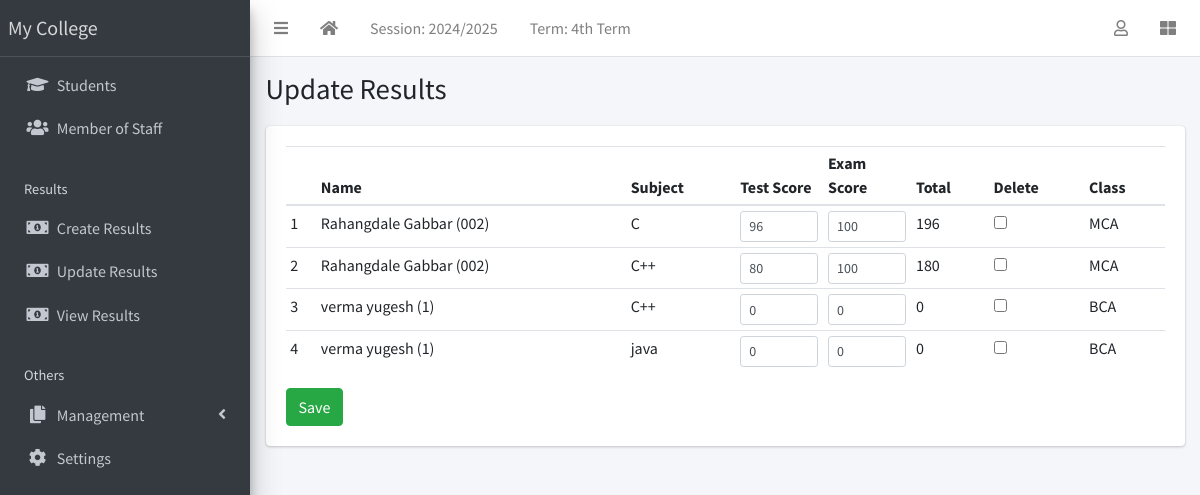
Screenshot of /result/edit-results/ (signed in) with the database file from the repository.
### apps/corecode/models.py (models this page shows, shortened)
class AcademicSession(models.Model):
    name = models.CharField(max_length=200, unique=True)
    current = models.BooleanField(default=True)
    class Meta:
        ordering = ["-name"]

class AcademicTerm(models.Model):
    name = models.CharField(max_length=20, unique=True)
    current = models.BooleanField(default=True)
    class Meta:
        ordering = ["name"]

class Subject(models.Model):
    name = models.CharField(max_length=200, unique=True)
    class Meta:
        ordering = ["name"]
    def __str__(self):
        return self.name

class StudentClass(models.Model):
    name = models.CharField(max_length=200, unique=True)
    class Meta:
        verbose_name = "Class"
        verbose_name_plural = "Classes"
        ordering = ["name"]
    def __str__(self):
        return self.name

### apps/result/models.py (models this page shows, shortened)
class Result(models.Model):
    student = models.ForeignKey(Student, on_delete=models.CASCADE)
    session = models.ForeignKey(AcademicSession, on_delete=models.CASCADE)
    term = models.ForeignKey(AcademicTerm, on_delete=models.CASCADE)
    current_class = models.ForeignKey(StudentClass, on_delete=models.CASCADE)
    subject = models.ForeignKey(Subject, on_delete=models.CASCADE)
    test_score = models.IntegerField(default=0)
    exam_score = models.IntegerField(default=0)
    class Meta:
        ordering = ["subject"]
    def total_score(self):
        return self.test_score + self.exam_score

### apps/students/models.py (models this page shows, shortened)
class Student(models.Model):
    STATUS_CHOICES = [("active", "Active"), ("inactive", "Inactive")]
    GENDER_CHOICES = [("male", "Male"), ("female", "Female")]
    current_status = models.CharField(
        max_length=10, choices=STATUS_CHOICES, default="active"
    )
    registration_number = models.CharField(max_length=200, unique=True)
    surname = models.CharField(max_length=200)
    firstname = models.CharField(max_length=200)
    other_name = models.CharField(max_length=200, blank=True)
    gender = models.CharField(max_length=10, choices=GENDER_CHOICES, default="male")
    date_of_birth = models.DateField(default=timezone.now)
    current_class = models.ForeignKey(
        StudentClass, on_delete=models.SET_NULL, blank=True, null=True
    )
    date_of_admission = models.DateField(default=timezone.now)
    mobile_num_regex = RegexValidator(
        regex="^[0-9]{10,15}$", message="Entered mobile number isn't in a right format!"
    )
    parent_mobile_number = models.CharField(
        validators=[mobile_num_regex], max_length=13, blank=True
    )
    address = models.TextField(blank=True)
    others = models.TextField(blank=True)
    passport = models.ImageField(blank=True, upload_to="students/passports/")
    class Meta:
        ordering = ["surname", "firstname", "other_name"]
    def __str__(self):
        return f"{self.surname} {self.firstname} {self.other_name} ({self.registration_number})"

### apps/result/views.py (the view)
# urls.py: path("edit-results/", edit_results, name="edit-results"),
@login_required
def edit_results(request):
    if request.method == "POST":
        form = EditResults(request.POST)
        if form.is_valid():
            form.save()
            messages.success(request, "Results successfully updated")
            return redirect("edit-results")
    else:
        results = Result.objects.filter(
            session=request.current_session, term=request.current_term
        )
        form = EditResults(queryset=results)
    return render(request, "result/edit_results.html", {"formset": form})

### apps/corecode/context_processors.py (called while the page is built)
def site_defaults(request):
    current_session = AcademicSession.objects.get(current=True)
    current_term = AcademicTerm.objects.get(current=True)
    vals = SiteConfig.objects.all()
    contexts = {
        "current_session": current_session.name,
        "current_term": current_term.name,
    }
    for val in vals:
        contexts[val.key] = val.value
    return contexts

### apps/result/templates/result/edit_results.html (shortened to what this page needs)
{% extends 'base.html' %}
{% load widget_tweaks %}
{% block title %}
Update Results
{% endblock title %}
{% block content %}
<form method="POST">
  <table id="studenttable" class="table table-sm">
    <thead>
      <tr>
        <th></th>
        <th>Name</th>
        <th>Subject</th>
        <th>Test Score</th>
        <th>Exam Score</th>
        <th>Total</th>
        <th>Delete</th>
        <th>Class</th>
      </tr>
    </thead>
    <tbody>
      {% for form in formset %}
        <tr>
          <td>{{forloop.counter }}</td>
          <td>{{form.instance.student }}</td>
          <td>{{form.instance.subject}}</td>
          <td style="width: 10%;">{{form.test_score | add_class:"form-control form-control-sm"}}</td>
          <td style="width: 10%;">{{form.exam_score | add_class:"form-control form-control-sm"}}</td>
          <td>{{form.instance.total_score}}</td>
          <td>{{form.DELETE}}</td>
          <td>{{form.instance.current_class}}</td>
        </tr>
      {% endfor %}
    </tbody>
  </table>
  <input type="submit" class="btn btn-success" value="Save">
  </form>
{% endblock content %}

### templates/base.html (shortened to what this page needs)
{% load static %}
<!DOCTYPE html>
<html lang="en">
<head>
  <link rel="stylesheet" href="{% static 'plugins/fontawesome-free/css/all.min.css' %}">
  <link rel="stylesheet" href="{% static 'plugins/toastr/toastr.min.css' %}">
  <link rel="stylesheet"
    href="{% static 'plugins/overlayScrollbars/css/OverlayScrollbars.min.css' %}">
  <link rel="stylesheet" href="{% static 'plugins/Datatables/datatables.min.css' %}" />
  <link rel="stylesheet" href="{% static 'dist/css/adminlte.min.css' %}">
</head>
<body
  class="hold-transition sidebar-mini layout-fixed layout-navbar-fixed layout-footer-fixed">
  <div class="wrapper">
    <nav class="main-header navbar navbar-expand navbar-white navbar-light">
      <ul class="navbar-nav">
        <li class="nav-item">
          <a class="nav-link" data-widget="pushmenu" href="#" role="button"><i
              class="fas fa-bars"></i></a>
        </li>
        <li class="nav-item d-none d-sm-inline-block">
          <a href="{% url 'home' %} " class="nav-link"><i class="fa fa-home"></i></a>
        </li>
        <li class="nav-item d-none d-sm-inline-block">
          <a href="{% url 'current-session' %}" class="nav-link">Session: {{ current_session }}</a>
        </li>
        <li class="nav-item d-none d-sm-inline-block">
          <a href="{% url 'current-session' %}" class="nav-link">Term: {{ current_term }}</a>
        </li>
      </ul>
      <ul class="navbar-nav ml-auto">
        <li class="nav-item dropdown">
          <a class="nav-link" data-toggle="dropdown" href="#">
            <i class="far fa-user"></i>
          </a>
        </li>
        <li class="nav-item">
          <a class="nav-link" data-widget="control-sidebar" data-slide="true"
            href="#" role="button"><i class="fas fa-th-large"></i></a>
        </li>
      </ul>
    </nav>
    <aside class="main-sidebar sidebar-dark-primary elevation-4">
      <a href="{% url 'home' %}" class="brand-link">My College</a>
      <div class="sidebar">
        <nav class="mt-2">
          <ul class="nav nav-pills nav-sidebar flex-column"
            data-widget="treeview" role="menu" data-accordion="false">
            <li class="nav-item">
              <a href="{% url 'student-list' %}" class="nav-link">
                <i class="nav-icon fas fa-graduation-cap"></i>
                <p>
                  Students
                </p>
              </a>
            </li>
            <li class="nav-item">
              <a href="{% url 'staff-list' %}" class="nav-link">
                <i class="nav-icon fas fa-users"></i>
                <p>
                  Member of Staff
                </p>
              </a>
            </li>
            <li class="nav-header">Results</li>
            <li class="nav-item">
              <a href="{% url 'create-result' %}" class="nav-link">
                <i class="nav-icon fas fa-money-bill-alt"></i>
                <p>
                  Create Results
                </p>
              </a>
            </li>
            <li class="nav-item">
              <a href="{% url 'edit-results' %}" class="nav-link">
                <i class="nav-icon fas fa-money-bill-alt"></i>
                <p>
                  Update Results
                </p>
              </a>
            </li>
            <li class="nav-item">
              <a href="{% url 'view-results' %}" class="nav-link">
                <i class="nav-icon fas fa-money-bill-alt"></i>
                <p>
                  View Results
                </p>
              </a>
            </li>
            <li class="nav-header">Others</li>
            <li class="nav-item has-treeview">
              <a href="#" class="nav-link">
                <i class="nav-icon fas fa-copy"></i>
                <p>
                  Management
                  <i class="fas fa-angle-left right"></i>
                </p>
              </a>
            </li>
            <li class="nav-item">
              <a href="{% url 'configs' %}" class="nav-link">
                <i class="nav-icon fas fa-cog"></i>
                <p>
                  Settings
                </p>
              </a>
            </li>
          </ul>
        </nav>
      </div>
    </aside>
    <div class="content-wrapper">
      <section class="content-header">
        <div class="container-fluid">
          <div class="row mb-1">
            <div class="col-sm-8">
              <h1>{% block title %}{% endblock title %}</h1>
            </div>
            <div class="col-sm-4">
            </div>
          </div>
        </div>
      </section>
      <section class="content">
        <div class="container-fluid">
          <div class="row">
            <div class="col-md-12">
              {% block fullcard %}
              <div class="card">
                <div class="card-body">
                  <div class="row">
                    <div class="col">
                      {% block content %}
                      {% endblock content %}
                    </div>
                  </div>
                </div>
              </div>
              {% endblock fullcard %}
            </div>
          </div>
        </div>
      </section>
    </div>
  </div>
</body>
</html>

### rows the page displays
AcademicSession: name "2024/2025"
AcademicTerm: name "4th Term"
Result: instance.student "Rahangdale Gabbar (002)", instance.subject "C", instance.total_score "196", instance.current_class "MCA"
Result: instance.student "Rahangdale Gabbar (002)", instance.subject "C++", instance.total_score "180", instance.current_class "MCA"
Result: instance.student "verma yugesh (1)", instance.subject "C++", instance.total_score "0", instance.current_class "BCA"
Result: instance.student "verma yugesh (1)", instance.subject "java", instance.total_score "0", instance.current_class "BCA"
